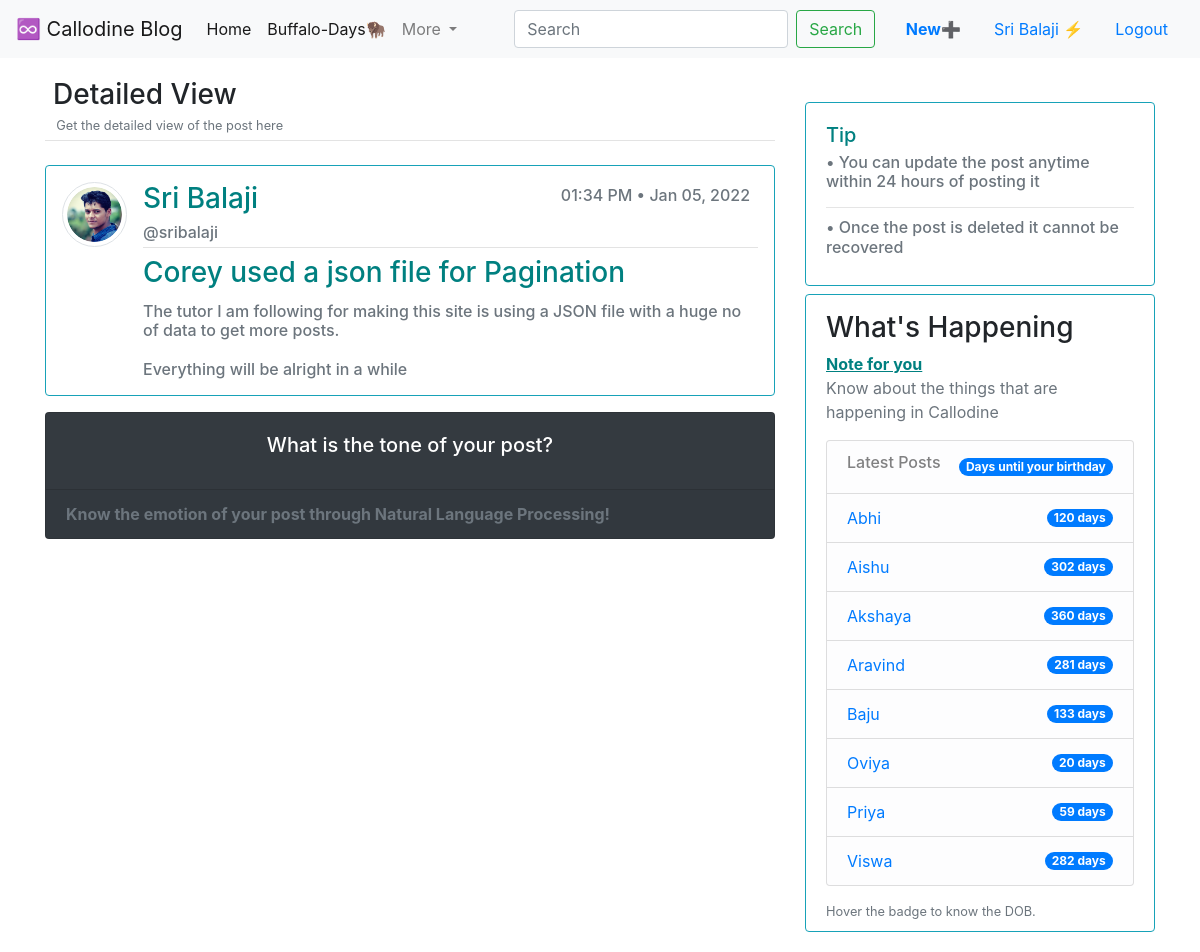
The app's page /post/13/ (signed in) with its own data.
### microblog/models.py (models this page shows, shortened)
class Post(models.Model):
    title = models.CharField(max_length=120)
    author = models.CharField(max_length=50)
    username = models.ForeignKey(User, on_delete=models.CASCADE)
    date_posted = models.DateTimeField(auto_now_add=True)
    content = models.TextField()

### users/models.py (models this page shows, shortened)
class Profile(models.Model):
    user = models.OneToOneField(User, on_delete=models.CASCADE)
    propic = models.ImageField(default = 'user.png', upload_to= 'profile_pics')

### microblog/views.py (the view)
# urls.py: path('post/<int:pk>/', PostDetailView.as_view(), name='individual_post'),
class PostDetailView(LoginRequiredMixin, DetailView):
    model = Post
    def get_context_data(self, *args, **kwargs):
        context = super().get_context_data(*args, **kwargs)
        emotion  = te.get_emotion(kwargs['object'].content + kwargs['object'].title )
        emotion = {k: v*100 for k, v in sorted(emotion.items(), key=lambda item: item[1], reverse=True)}
        context["emotion"] = emotion
        return context

### users/context_processors.py (called while the page is built)
def frds_bday(request):
    return {
        'ABHI_BDAY': settings.ABHI_BDAY,
        'ABHI_NOD': settings.ABHI_NOD,
        'AISHU_BDAY': settings.AISHU_BDAY,
        'AISHU_NOD': settings.AISHU_NOD,
        'AKSHU_BDAY': settings.AKSHU_BDAY,
        'AKSHU_NOD': settings.AKSHU_NOD,
        'ARAVIND_BDAY': settings.ARAVIND_BDAY,
        'ARAVIND_NOD': settings.ARAVIND_NOD,
        'OVIYA_BDAY': settings.OVIYA_BDAY,
        'OVIYA_NOD': settings.OVIYA_NOD,
        'PRIYA_BDAY': settings.PRIYA_BDAY,
        'PRIYA_NOD': settings.PRIYA_NOD,
        'BAJU_BDAY': settings.BAJU_BDAY,
        'BAJU_NOD': settings.BAJU_NOD,
        'VISWA_BDAY': settings.VISWA_BDAY,
        'VISWA_NOD': settings.VISWA_NOD,
        }

### microblog/templates/microblog/post_detail.html (shortened to what this page needs)
{% extends "microblog/base.html" %}
{% block post %}
<div class="article-metadata p-1 mb-4">
    <h3 class="pb-0 mb-0 ml-1"> Detailed View</h3>
    <small class="text-muted">&nbsp; Get the detailed view of the post here</small>
</div>
      <div class="card border-info p-2 mt-2 mb-3" style="width: 100%;">
        <article class="media p-1 m-1">
            <img src="{{object.username.profile.propic.url}}" alt="" class="rounded-circle img-thumbnail article-img">
              <div class="media-body">
                <div class="article-metadata">
                  <h3 style="display:inline; color: teal;" class="card-title mr-2">{{ object.author }}</h3>
                  <h6 class="text-muted mt-1 mr-2" style="float: right;">{{ object.date_posted | date:"h:i A" }} • {{ object.date_posted | date:"M d, Y" }}</h6>
                  <br>
                  <h6 class="card-subtitle text-muted mt-2 mb-1">@{{object.username }}</h6>
                </div>
                <h3 class="card-title article-title mt-2" style="color: teal;">{{ object.title }}</h3>
                <h6 class="card-text text-muted article-content">{{ object.content }}</h6>
              </div>
            </article>
          </div>
          <div class="card text-white bg-dark text-left mt-2 mb-3">
            <div class="card-body">
              <h5 class="card-title text-center">What is the tone of your post?</h5>
            </div>
            <div class="card-footer text-muted">
             <strong> Know the emotion of your post through Natural Language Processing! </strong>
            </div>
          </div>
{% endblock post %}
{% block sidebar %}
<div class="card border-info mt-1 mb-2" style="width: 100%;">
    <div class="card-body">
      <h5 class="card-title" style="color: teal;">Tip</h5>
      <h6 class="card-subtitle mb-2 text-muted">• You can update the post anytime within 24 hours of posting it</h6>
      <hr>
      <h6 class="card-subtitle mb-2 text-muted">• Once the post is deleted it cannot be recovered</h6>
  </div>
  </div>
  <div class="card border-info content-section mt-0 pt-3">
    <h3>What's Happening</h3>
    <a class = "bday" data-toggle="tooltip"
data-original-title="You're Spectacular!!⚡" style="color: teal;"><strong><u> Note for you </u></strong></a>
    <p class='text-muted'>Know about the things that are happening in Callodine
      <ul class="list-group">
        <li class="list-group-item list-group-item-light d-flex justify-content-between align-items-center"><a href="{% url 'miniblog' %}" class="h6">Latest Posts</a><span class="badge badge-primary badge-pill bday" data-toggle="tooltip" data-placement="top" data-original-title="Age is an issue of mind over matter ⭐">Days until your birthday</span></li>
        <li class="list-group-item list-group-item-light d-flex justify-content-between align-items-center"><a href="https://www.instagram.com/abhishek_pughazh/" target="_blank" rel="noopener noreferrer">Abhi</a><span class="badge badge-primary badge-pill bday" data-toggle="tooltip" data-placement="top" data-original-title="{{ ABHI_BDAY | date:'d M, Y' }} ♾️">{{ ABHI_NOD }} days</span></li>
        <li class="list-group-item list-group-item-light d-flex justify-content-between align-items-center"><a href="https://www.instagram.com/aishhwarya.radhakrishnan/" target="_blank" rel="noopener noreferrer">Aishu</a><span class="badge badge-primary badge-pill bday" data-toggle="tooltip" data-placement="top" data-original-title="{{ AISHU_BDAY | date:'d M, Y' }} ♾️">{{ AISHU_NOD }} days</span></li>
        <li class="list-group-item list-group-item-light d-flex justify-content-between align-items-center"><a href="https://www.instagram.com/akshayah_kc/" target="_blank" rel="noopener noreferrer">Akshaya</a><span class="badge badge-primary badge-pill bday" data-toggle="tooltip" data-placement="top" data-original-title="{{ AKSHU_BDAY | date:'d M, Y' }} ♾️">{{ AKSHU_NOD }} days</span></li>
        <li class="list-group-item list-group-item-light d-flex justify-content-between align-items-center"><a href="https://www.instagram.com/aravind_balakrishnan/" target="_blank" rel="noopener noreferrer">Aravind</a><span class="badge badge-primary badge-pill bday" data-toggle="tooltip" data-placement="top" data-original-title="{{ ARAVIND_BDAY | date:'d M, Y' }} ♾️">{{ ARAVIND_NOD }} days</span></li>
        <li class="list-group-item list-group-item-light d-flex justify-content-between align-items-center"><a href="https://www.instagram.com/isribalaji/" target="_blank" rel="noopener noreferrer">Baju</a><span class="badge badge-primary badge-pill bday" data-toggle="tooltip" data-placement="top" data-original-title="{{ BAJU_BDAY | date:'d M, Y' }} ♾️">{{ BAJU_NOD }} days</span></li>
        <li class="list-group-item list-group-item-light d-flex justify-content-between align-items-center"><a href="https://www.instagram.com/oviyaa_balamurugan/" target="_blank" rel="noopener noreferrer">Oviya</a><span class="badge badge-primary badge-pill bday" data-toggle="tooltip" data-placement="top" data-original-title="{{ OVIYA_BDAY | date:'d M, Y' }} ♾️">{{ OVIYA_NOD }} days</span></li>
        <li class="list-group-item list-group-item-light d-flex justify-content-between align-items-center"><a href="https://www.instagram.com/piya_papaya/" target="_blank" rel="noopener noreferrer">Priya</a><span class="badge badge-primary badge-pill bday" data-toggle="tooltip" data-placement="top" data-original-title="{{ PRIYA_BDAY | date:'d M, Y' }} ♾️">{{ PRIYA_NOD }} days</span></li>
        <li class="list-group-item list-group-item-light d-flex justify-content-between align-items-center"><a href="https://www.instagram.com/viswapujitha_suresh/" target="_blank" rel="noopener noreferrer">Viswa</a><span class="badge badge-primary badge-pill bday" data-toggle="tooltip" data-placement="top" data-original-title="{{ VISWA_BDAY | date:'d M, Y' }} ♾️">{{ VISWA_NOD }} days</span></li>
      </ul>
    </p>
    <small class="text-muted">Hover the badge to know the DOB.</small>
  </div>
{% endblock sidebar %}

### microblog/templates/microblog/base.html (shortened to what this page needs)
{% load static %}
<!DOCTYPE html>
<html lang="en">
  <head>
    <link rel="stylesheet" type="text/css" href="{% static 'microblog/main.css' %}">
    <link rel="stylesheet" href="https://maxcdn.bootstrapcdn.com/bootstrap/4.0.0/css/bootstrap.min.css">
    <link rel="stylesheet" href="">
  </head>
  <body>
      <header>
    <nav class="navbar navbar-expand-lg navbar-light bg-light">
        <a class="navbar-brand" href="{% url 'miniblog' %}">♾️ Callodine Blog</a>
        <div class="collapse navbar-collapse" id="navbarSupportedContent">
          <ul class="navbar-nav mr-auto">
            <li class="nav-item active">
              <a class="nav-link" href="{% url 'miniblog' %}">Home <span class="sr-only">(current)</span></a>
            </li>
            <li class="nav-item active">
              <a class="nav-link" href="{% url 'happydays' %}">Buffalo-Days🦬</a>
            </li>
            <li class="nav-item dropdown">
              <a class="nav-link dropdown-toggle" href="#" id="navbarDropdown" role="button" data-toggle="dropdown" aria-haspopup="true" aria-expanded="false">
                More
              </a>
            </li>
          </ul>
          <form class="form-inline my-2 my-lg-0">
            <input class="form-control mr-sm-2" type="search" placeholder="Search" aria-label="Search">
            <button class="btn btn-outline-success my-2 my-sm-0" type="submit">Search</button>
          </form>
          <span>&nbsp;&nbsp;&nbsp;</span>
          {% if user.is_authenticated %}
          <a class=" btn btn-white nav-link" href="{% url 'new_post' %}"><strong class="text-primary">New</strong>➕</a>
          <a class="nav-link" href="{% url 'profile' %}">{{ user.first_name }} ⚡</a>
          <a class="nav-item nav-link active" href="{% url 'logout' %}">Logout</a>
          {% else %}
          <a class="nav-item nav-link active" href="{% url 'login' %}">Login</a>
          <a class="nav-item nav-link active" href="{% url 'register' %}">Register</a>
          {% endif %}
        </div>
      </nav>
    </header>
    <main role="main" class="container">
        <div class="row">
          <div class="col-md-8 mt-2 pt-2">
            {% block post %}
            {% endblock post %}
          </div>
          <div class="col-md-4 mt-4 pt-3">
            {% block sidebar %}
            {% endblock sidebar %}
          </div>
        </div>
      </main>
  </body>
</html>

### CallodineBlog/static/microblog/main.css (style rules this page uses)
body { background: #fafafa; color: #333333; margin-top: 5rem; }
h1, h2, h3, h4, h5, h6 { color: #444444; }
ul { margin: 0; }
.content-section { background: #ffffff; padding: 10px 20px; border: 1px solid #dddddd; border-radius: 3px; margin-bottom: 20px; }
.article-title { color: #444444; }
.article-content { white-space: pre-line; }
.article-img { height: 65px; width: 65px; margin-right: 16px; }
.article-metadata { padding-bottom: 1px; margin-bottom: 4px; border-bottom: 1px solid #e3e3e3 }

### records on screen
Post: username.profile.propic (picture), author "Sri Balaji", date_posted "01:34 PM", date_posted "Jan 05, 2022", username "sribalaji", title "Corey used a json file for Pagination", content "The tutor I am following for making this site is using a JSON file with a huge no of data to get more posts. Everything will be alright in a while"

### other values on screen
{{ user.first_name }} "Sri Balaji"
{{ ABHI_NOD }} "120"
{{ AISHU_NOD }} "302"
{{ AKSHU_NOD }} "360"
{{ ARAVIND_NOD }} "281"
{{ BAJU_NOD }} "133"
{{ OVIYA_NOD }} "20"
{{ PRIYA_NOD }} "59"
{{ VISWA_NOD }} "282"
